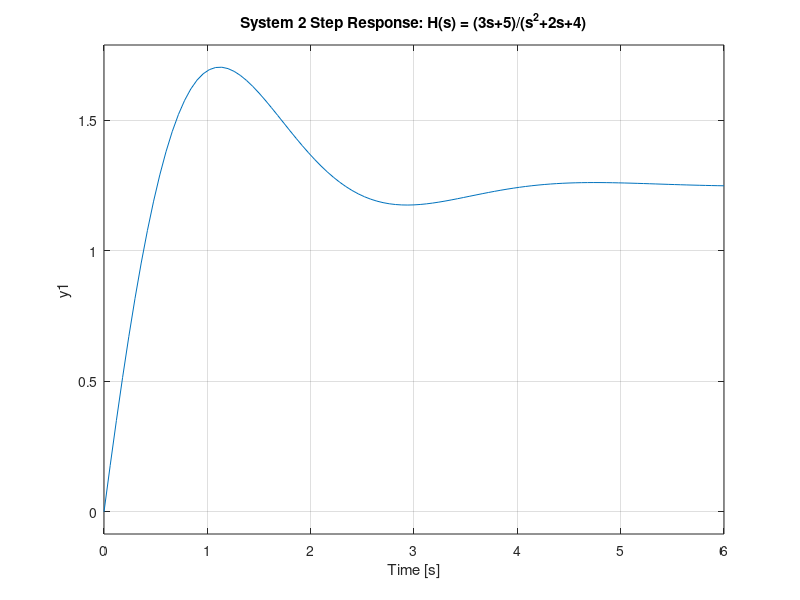

This chart was generated by the following MATLAB code: (Note: this script raises an error after producing the figure.)

clc; clear; close all;

% --- System 1 ---
% 5y'''''+2y'''+6y'+4y = 2x''+3x'-6x
% Transfer Function: H(s) = (2s^2+3s-6)/(5s^5+2s^3+6s+4)
num1 = [2, 3, -6];
den1 = [5, 0, 2, 0, 6, 4];
sys1 = tf(num1, den1);

fprintf('=== System 1 Transfer Function ===\n');
sys1

% --- System 2 ---
% y''+2y'+4y = 5x+3x'
% H(s) = (3s+5)/(s^2+2s+4)
num2 = [3, 5];
den2 = [1, 2, 4];
sys2 = tf(num2, den2);

fprintf('=== System 2 Transfer Function ===\n');
sys2

% --- Step Responses ---
figure(1);
subplot(2,1,1);
step(sys1);
title('System 1 Step Response: H(s) = (2s^2+3s-6)/(5s^5+2s^3+6s+4)');
grid on;

subplot(2,1,2);
step(sys2);
title('System 2 Step Response: H(s) = (3s+5)/(s^2+2s+4)');
grid on;

sgtitle('Question IV - Step Responses');

% --- Pole-Zero Maps ---
figure(2);
subplot(2,1,1);
pzmap(sys1);
title('System 1 Pole-Zero Map');
grid on;

subplot(2,1,2);
pzmap(sys2);
title('System 2 Pole-Zero Map');
grid on;

sgtitle('Question IV - Pole-Zero Maps');

% --- Stability Analysis ---
fprintf('\n=== Stability Analysis ===\n');
p1 = pole(sys1);
p2 = pole(sys2);

fprintf('\nSystem 1 poles:\n'); disp(p1);
if all(real(p1) < 0)
    fprintf('System 1: STABLE\n');
else
    fprintf('System 1: UNSTABLE\n');
end

fprintf('\nSystem 2 poles:\n'); disp(p2);
if all(real(p2) < 0)
    fprintf('System 2: STABLE\n');
else
    fprintf('System 2: UNSTABLE\n');
end
